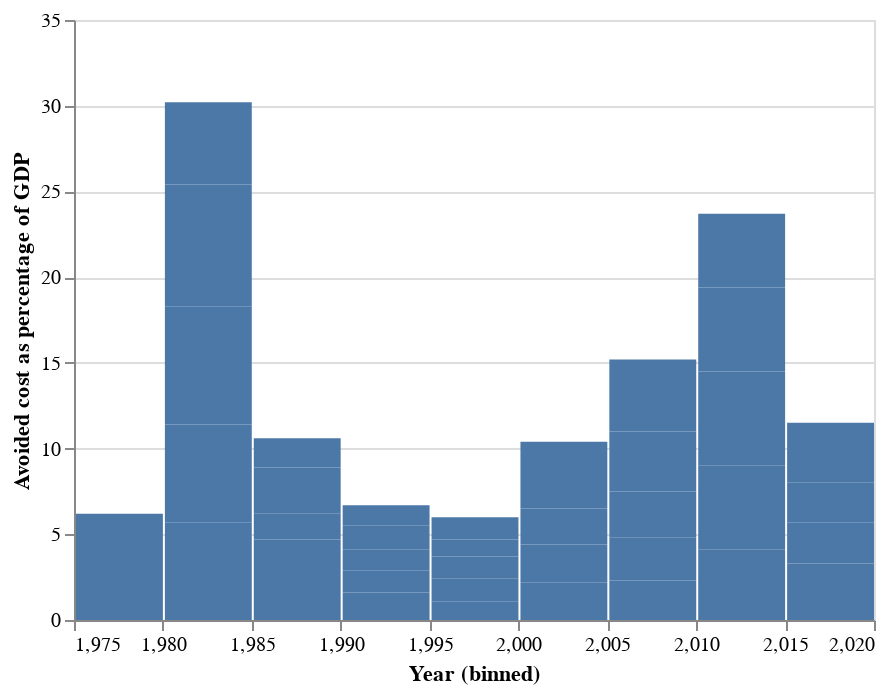

Notebook cell for this chart:
### Code cell
#Avoided cost chart in ref to GDP
c = Chart(df) # make a chart
m = c.mark_bar() # set the mark -- returns a new Chart
e = m.encode(X('Year',bin=True),y='Avoided cost as percentage of GDP') # set the encoding
e.display()

### Figure 1 — Vega-Lite specification as saved in the notebook (floating-point values rounded to 4 significant figures)
{"config": {"view": {"continuousWidth": 400, "continuousHeight": 300}}, "data": {"name": "data-a30cc6fa0343bea95499eaa1623a1bda"}, "mark": "bar", "encoding": {"x": {"bin": true, "field": "Year", "type": "quantitative"}, "y": {"field": "Avoided cost as percentage of GDP", "type": "quantitative"}}, "$schema": "https://vega.github.io/schema/vega-lite/v4.17.0.json", "datasets": {"data-a30cc6fa0343bea95499eaa1623a1bda": [{"Year": 1979, " Geothermal use ": 10.5, "Utility revenues for hot water": 3.2, "Cost of oil heating": 54.8, "Avoided cost": 51.6, "Accumulated avoided cost": "269.7 ", "Present value accumulated avoided cost with 2% interest": "353.2 ", "Avoided cost as percentage of GDP": 6.2, "Avoided cost per capita": 229.9, "Unnamed: 9": null}, {"Year": 1980, " Geothermal use ": 10.8, "Utility revenues for hot water": 3.6, "Cost of oil heating": 52.2, "Avoided cost": 48.6, "Accumulated avoided cost": "318.4 ", "Present value accumulated avoided cost with 2% interest": "408.9 ", "Avoided cost as percentage of GDP": 5.7, "Avoided cost per capita": 214.3, "Unnamed: 9": null}, {"Year": 1981, " Geothermal use ": 12.3, "Utility revenues for hot water": 4.0, "Cost of oil heating": 54.5, "Avoided cost": 50.5, "Accumulated avoided cost": "368.9 ", "Present value accumulated avoided cost with 2% interest": "467.6 ", "Avoided cost as percentage of GDP": 5.7, "Avoided cost per capita": 220.3, "Unnamed: 9": null}, {"Year": 1982, " Geothermal use ": 12.9, "Utility revenues for hot water": 4.4, "Cost of oil heating": 68.3, "Avoided cost": 63.8, "Accumulated avoided cost": "432.7 ", "Present value accumulated avoided cost with 2% interest": "540.8 ", "Avoided cost as percentage of GDP": 6.9, "Avoided cost per capita": 274.8, "Unnamed: 9": null}, {"Year": 1983, " Geothermal use ": 13.6, "Utility revenues for hot water": 4.4, "Cost of oil heating": 65.5, "Avoided cost": 61.1, "Accumulated avoided cost": "493.8 ", "Present value accumulated avoided cost with 2% interest": "612.7 ", "Avoided cost as percentage of GDP": 7.1, "Avoided cost per capita": 259.4, "Unnamed: 9": null}, {"Year": 1984, " Geothermal use ": 13.6, "Utility revenues for hot water": 8.5, "Cost of oil heating": 50.6, "Avoided cost": 42.1, "Accumulated avoided cost": "535.9 ", "Present value accumulated avoided cost with 2% interest": "667.1 ", "Avoided cost as percentage of GDP": 4.8, "Avoided cost per capita": 176.6, "Unnamed: 9": null}, {"Year": 1985, " Geothermal use ": 13.6, "Utility revenues for hot water": 9.4, "Cost of oil heating": 51.3, "Avoided cost": 41.9, "Accumulated avoided cost": "577.8 ", "Present value accumulated avoided cost with 2% interest": "722.3 ", "Avoided cost as percentage of GDP": 4.7, "Avoided cost per capita": 174.1, "Unnamed: 9": null}, {"Year": 1986, " Geothermal use ": 13.8, "Utility revenues for hot water": 10.0, "Cost of oil heating": 24.9, "Avoided cost": 14.9, "Accumulated avoided cost": "592.7 ", "Present value accumulated avoided cost with 2% interest": "751.7 ", "Avoided cost as percentage of GDP": 1.5, "Avoided cost per capita": 61.6, "Unnamed: 9": null}, {"Year": 1987, " Geothermal use ": 13.6, "Utility revenues for hot water": 9.8, "Cost of oil heating": 25.7, "Avoided cost": 15.9, "Accumulated avoided cost": "608.7 ", "Present value accumulated avoided cost with 2% interest": "782.6 ", "Avoided cost as percentage of GDP": 1.5, "Avoided cost per capita": 65.2, "Unnamed: 9": null}, {"Year": 1988, " Geothermal use ": 14.6, "Utility revenues for hot water": 9.0, "Cost of oil heating": 22.0, "Avoided cost": 13.0, "Accumulated avoided cost": "621.6 ", "Present value accumulated avoided cost with 2% interest": "811.2 ", "Avoided cost as percentage of GDP": 1.2, "Avoided cost per capita": 52.4, "Unnamed: 9": null}, {"Year": 1989, " Geothermal use ": 14.9, "Utility revenues for hot water": 9.2, "Cost of oil heating": 27.1, "Avoided cost": 17.9, "Accumulated avoided cost": "639.5 ", "Present value accumulated avoided cost with 2% interest": "845.4 ", "Avoided cost as percentage of GDP": 1.7, "Avoided cost per capita": 71.1, "Unnamed: 9": null}, {"Year": 1990, " Geothermal use ": 14.1, "Utility revenues for hot water": 9.9, "Cost of oil heating": 27.6, "Avoided cost": 17.7, "Accumulated avoided cost": "657.2 ", "Present value accumulated avoided cost with 2% interest": "880.0 ", "Avoided cost as percentage of GDP": 1.6, "Avoided cost per capita": 69.6, "Unnamed: 9": null}, {"Year": 1991, " Geothermal use ": 13.7, "Utility revenues for hot water": 10.8, "Cost of oil heating": 25.4, "Avoided cost": 14.5, "Accumulated avoided cost": "671.8 ", "Present value accumulated avoided cost with 2% interest": "912.1 ", "Avoided cost as percentage of GDP": 1.3, "Avoided cost per capita": 56.9, "Unnamed: 9": null}, {"Year": 1992, " Geothermal use ": 14.4, "Utility revenues for hot water": 11.2, "Cost of oil heating": 24.2, "Avoided cost": 13.0, "Accumulated avoided cost": "684.7 ", "Present value accumulated avoided cost with 2% interest": "943.3 ", "Avoided cost as percentage of GDP": 1.2, "Avoided cost per capita": 49.9, "Unnamed: 9": null}, {"Year": 1993, " Geothermal use ": 14.5, "Utility revenues for hot water": 10.6, "Cost of oil heating": 24.6, "Avoided cost": 14.0, "Accumulated avoided cost": "698.8 ", "Present value accumulated avoided cost with 2% interest": "976.2 ", "Avoided cost as percentage of GDP": 1.4, "Avoided cost per capita": 53.5, "Unnamed: 9": null}, {"Year": 1994, " Geothermal use ": 15.1, "Utility revenues for hot water": 12.1, "Cost of oil heating": 25.0, "Avoided cost": 12.9, "Accumulated avoided cost": "711.6 ", "Present value accumulated avoided cost with 2% interest": "1,008.6 ", "Avoided cost as percentage of GDP": 1.2, "Avoided cost per capita": 48.5, "Unnamed: 9": null}, {"Year": 1995, " Geothermal use ": 14.0, "Utility revenues for hot water": 11.8, "Cost of oil heating": 24.0, "Avoided cost": 12.2, "Accumulated avoided cost": "723.9 ", "Present value accumulated avoided cost with 2% interest": "1,041.0 ", "Avoided cost as percentage of GDP": 1.1, "Avoided cost per capita": 45.9, "Unnamed: 9": null}, {"Year": 1996, " Geothermal use ": 13.3, "Utility revenues for hot water": 11.7, "Cost of oil heating": 26.2, "Avoided cost": 14.6, "Accumulated avoided cost": "738.4 ", "Present value accumulated avoided cost with 2% interest": "1,076.4 ", "Avoided cost as percentage of GDP": 1.3, "Avoided cost per capita": 54.4, "Unnamed: 9": null}, {"Year": 1997, " Geothermal use ": 13.4, "Utility revenues for hot water": 11.4, "Cost of oil heating": 27.3, "Avoided cost": 15.9, "Accumulated avoided cost": "754.3 ", "Present value accumulated avoided cost with 2% interest": "1,113.8 ", "Avoided cost as percentage of GDP": 1.3, "Avoided cost per capita": 58.9, "Unnamed: 9": null}, {"Year": 1998, " Geothermal use ": 14.1, "Utility revenues for hot water": 11.7, "Cost of oil heating": 25.3, "Avoided cost": 13.6, "Accumulated avoided cost": "767.9 ", "Present value accumulated avoided cost with 2% interest": "1,149.7 ", "Avoided cost as percentage of GDP": 1.0, "Avoided cost per capita": 49.9, "Unnamed: 9": null}, {"Year": 1999, " Geothermal use ": 14.7, "Utility revenues for hot water": 11.4, "Cost of oil heating": 30.6, "Avoided cost": 19.2, "Accumulated avoided cost": "787.2 ", "Present value accumulated avoided cost with 2% interest": "1,191.9 ", "Avoided cost as percentage of GDP": 1.3, "Avoided cost per capita": 69.8, "Unnamed: 9": null}, {"Year": 2000, " Geothermal use ": 15.7, "Utility revenues for hot water": 11.1, "Cost of oil heating": 43.4, "Avoided cost": 32.3, "Accumulated avoided cost": "819.5 ", "Present value accumulated avoided cost with 2% interest": "1,248.1", "Avoided cost as percentage of GDP": 2.2, "Avoided cost per capita": 115.8, "Unnamed: 9": null}, {"Year": 2001, " Geothermal use ": 15.8, "Utility revenues for hot water": 11.2, "Cost of oil heating": 46.8, "Avoided cost": 35.6, "Accumulated avoided cost": "855.1 ", "Present value accumulated avoided cost with 2% interest": "1,308.7", "Avoided cost as percentage of GDP": 2.2, "Avoided cost per capita": 125.8, "Unnamed: 9": null}, {"Year": 2002, " Geothermal use ": 16.1, "Utility revenues for hot water": 11.3, "Cost of oil heating": 44.7, "Avoided cost": 33.4, "Accumulated avoided cost": "888.5 ", "Present value accumulated avoided cost with 2% interest": "1,368.3", "Avoided cost as percentage of GDP": 2.1, "Avoided cost per capita": 116.6, "Unnamed: 9": null}, {"Year": 2003, " Geothermal use ": 16.5, "Utility revenues for hot water": 11.5, "Cost of oil heating": 42.8, "Avoided cost": 31.3, "Accumulated avoided cost": "919.8 ", "Present value accumulated avoided cost with 2% interest": "1,426.9", "Avoided cost as percentage of GDP": 1.9, "Avoided cost per capita": 108.4, "Unnamed: 9": null}, {"Year": 2004, " Geothermal use ": 16.9, "Utility revenues for hot water": 11.0, "Cost of oil heating": 45.9, "Avoided cost": 34.9, "Accumulated avoided cost": "954.7 ", "Present value accumulated avoided cost with 2% interest": "1,490.4", "Avoided cost as percentage of GDP": 2.0, "Avoided cost per capita": 120.1, "Unnamed: 9": null}, {"Year": 2005, " Geothermal use ": 17.1, "Utility revenues for hot water": 11.9, "Cost of oil heating": 53.6, "Avoided cost": 41.8, "Accumulated avoided cost": "996.5 ", "Present value accumulated avoided cost with 2% interest": "1,562.0", "Avoided cost as percentage of GDP": 2.3, "Avoided cost per capita": 142.3, "Unnamed: 9": null}, {"Year": 2006, " Geothermal use ": 17.9, "Utility revenues for hot water": 12.2, "Cost of oil heating": 60.5, "Avoided cost": 48.3, "Accumulated avoided cost": "1,044.8 ", "Present value accumulated avoided cost with 2% interest": "1,641.5 ", "Avoided cost as percentage of GDP": 2.5, "Avoided cost per capita": 161.1, "Unnamed: 9": null}, {"Year": 2007, " Geothermal use ": 17.9, "Utility revenues for hot water": 11.6, "Cost of oil heating": 68.0, "Avoided cost": 56.4, "Accumulated avoided cost": "1,101.2 ", "Present value accumulated avoided cost with 2% interest": "1,730.8 ", "Avoided cost as percentage of GDP": 2.7, "Avoided cost per capita": 183.3, "Unnamed: 9": null}, {"Year": 2008, " Geothermal use ": 18.8, "Utility revenues for hot water": 10.4, "Cost of oil heating": 85.4, "Avoided cost": 75.0, "Accumulated avoided cost": "1,176.2 ", "Present value accumulated avoided cost with 2% interest": "1,840.4 ", "Avoided cost as percentage of GDP": 3.5, "Avoided cost per capita": 237.7, "Unnamed: 9": null}, {"Year": 2009, " Geothermal use ": 18.8, "Utility revenues for hot water": 10.1, "Cost of oil heating": 93.7, "Avoided cost": 83.7, "Accumulated avoided cost": "1,259.9 ", "Present value accumulated avoided cost with 2% interest": "1,960.8 ", "Avoided cost as percentage of GDP": 4.2, "Avoided cost per capita": 262.0, "Unnamed: 9": null}, {"Year": 2010, " Geothermal use ": 18.7, "Utility revenues for hot water": 10.2, "Cost of oil heating": 89.6, "Avoided cost": 79.3, "Accumulated avoided cost": "1,339.2 ", "Present value accumulated avoided cost with 2% interest": "2,079.4 ", "Avoided cost as percentage of GDP": 4.1, "Avoided cost per capita": 249.8, "Unnamed: 9": null}, {"Year": 2011, " Geothermal use ": 18.5, "Utility revenues for hot water": 10.1, "Cost of oil heating": 106.4, "Avoided cost": 96.3, "Accumulated avoided cost": "1,435.5 ", "Present value accumulated avoided cost with 2% interest": "2,217.3 ", "Avoided cost as percentage of GDP": 4.9, "Avoided cost per capita": 302.4, "Unnamed: 9": null}, {"Year": 2012, " Geothermal use ": 19.2, "Utility revenues for hot water": 11.9, "Cost of oil heating": 118.7, "Avoided cost": 106.8, "Accumulated avoided cost": "1,542.3 ", "Present value accumulated avoided cost with 2% interest": "2,368.4 ", "Avoided cost as percentage of GDP": 5.5, "Avoided cost per capita": 334.1, "Unnamed: 9": null}, {"Year": 2013, " Geothermal use ": 19.4, "Utility revenues for hot water": 13.3, "Cost of oil heating": 111.0, "Avoided cost": 97.7, "Accumulated avoided cost": "1,640.0 ", "Present value accumulated avoided cost with 2% interest": "2,513.4 ", "Avoided cost as percentage of GDP": 4.9, "Avoided cost per capita": 303.5, "Unnamed: 9": null}, {"Year": 2014, " Geothermal use ": 20.4, "Utility revenues for hot water": 15.7, "Cost of oil heating": 105.8, "Avoided cost": 90.1, "Accumulated avoided cost": "1,730.0 ", "Present value accumulated avoided cost with 2% interest": "2,653.8 ", "Avoided cost as percentage of GDP": 4.3, "Avoided cost per capita": 276.6, "Unnamed: 9": null}, {"Year": 2015, " Geothermal use ": 21.1, "Utility revenues for hot water": 16.6, "Cost of oil heating": 90.6, "Avoided cost": 74.0, "Accumulated avoided cost": "1,804.1 ", "Present value accumulated avoided cost with 2% interest": "2,780.9 ", "Avoided cost as percentage of GDP": 3.3, "Avoided cost per capita": 224.9, "Unnamed: 9": null}, {"Year": 2016, " Geothermal use ": 20.9, "Utility revenues for hot water": 17.5, "Cost of oil heating": 75.6, "Avoided cost": 58.1, "Accumulated avoided cost": "1,862.2 ", "Present value accumulated avoided cost with 2% interest": "2,894.6 ", "Avoided cost as percentage of GDP": 2.4, "Avoided cost per capita": 174.8, "Unnamed: 9": null}, {"Year": 2017, " Geothermal use ": 20.1, "Utility revenues for hot water": 17.7, "Cost of oil heating": 75.6, "Avoided cost": 57.8, "Accumulated avoided cost": "1,920.0 ", "Present value accumulated avoided cost with 2% interest": "3,010.4 ", "Avoided cost as percentage of GDP": 2.3, "Avoided cost per capita": 170.9, "Unnamed: 9": null}, {"Year": 2018, " Geothermal use ": 24.0, "Utility revenues for hot water": 17.0, "Cost of oil heating": 108.5, "Avoided cost": 91.5, "Accumulated avoided cost": "2,011.6 ", "Present value accumulated avoided cost with 2% interest": "3,162.1 ", "Avoided cost as percentage of GDP": 3.5, "Avoided cost per capita": 262.7, "Unnamed: 9": null}]}}
